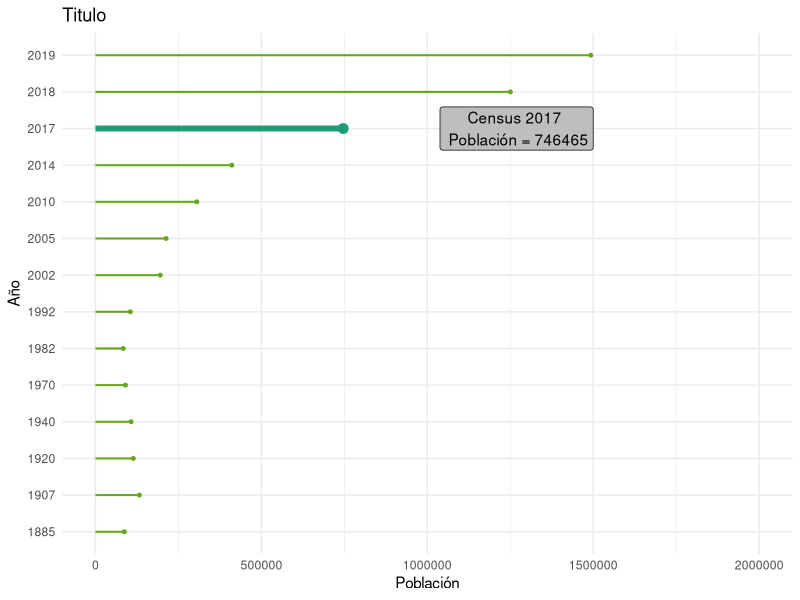

Write R code to recreate this figure.
# Grafico lollipop 

"Este guion reproduce el grafico 2.2.1 en pagina 8 del informe 2019"

library(readr)
library(ggplot2)
library(dplyr)

# Crear base de datos

a <- data_frame(
  Año = c("2019", "2018", "2017", "2014", "2010", "2005",
          "2002", "1992", "1982",
          "1970", "1940", "1920", "1907","1885"),
  Población = c(1492522, 1250365, 746465, 410998, 305212, 212935,
                195320, 105170, 83805, 90441, 107273, 114117, 
                132312, 87077),
  Porciento = c(7.8, 6.6, 4.4, 2.3, 1.8, 1.3, 1.2, 0.8,
                0.7, 1, 2.1,3.1, 4.1, 3.4)
)

head(a)

a <- a %>% 
  arrange(Población) %>%
  mutate(Año = as.factor(Año))


# Trazar datos 

ggplot(data = a, aes(x = Año, y = Población)) + 
  geom_segment(aes(x = Año, xend = Año, y = 0, yend = Población), 
               color = ifelse(a$Año %in% c("2017"), "#1B9E77", "#66A61E"), 
               size = ifelse(a$Año %in% c("2017"), 2, 0.7)) + 
  geom_point(color = ifelse(a$Año %in% c("2017"), "#1B9E77", "#66A61E"),
             size = ifelse(a$Año %in% c("2017"), 3, 1)) +
  coord_flip() + ylim(0, 2000000) + 
  annotate(geom = "label", x = grep("2017", a$Año), y = a$Población[which(a$Año=="2017")]*1.7,
           label = paste("Census 2017 \n Población =", a$Población[which(a$Año=="2017")]),
           fill = "grey") +
  ggtitle("Titulo") + 
  theme_minimal()

# Como agregar mas diseños. 

install.packages("ggthemes") # use to add pre set themes to ggplot
library(ggthemes)

theme_set(theme_gray(base_size = 20)) ## to set a new theme to r projct




